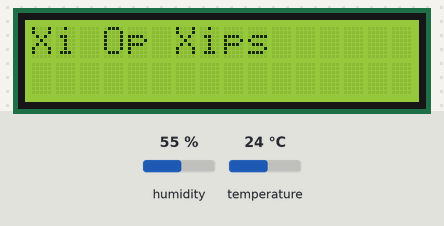
A sketch run on a simulated Arduino Uno, built with avr-gcc and run on an emulated ATmega328P. On the bench: 16×2 character LCD. The inputs (shaded band) are chosen by the test bench; at power-on: humidity 55 %, temperature 24 °C. What the sketch prints to the serial monitor is not drawn.

Above: at 0.1 s.
At 5.2 s:
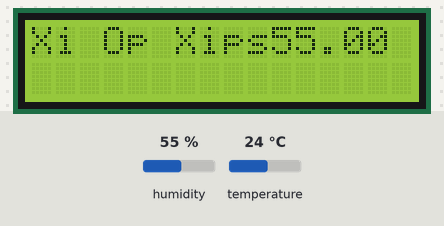
At 25.3 s:
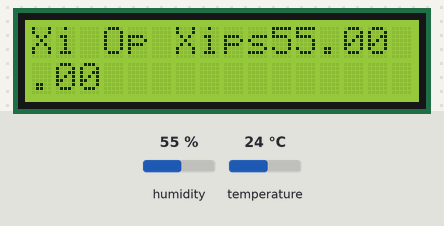
At 35.4 s:
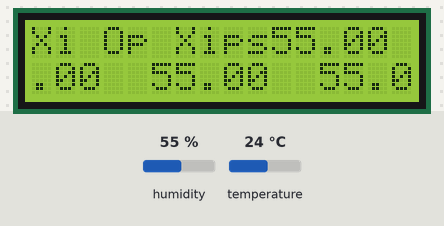
At 55.6 s:
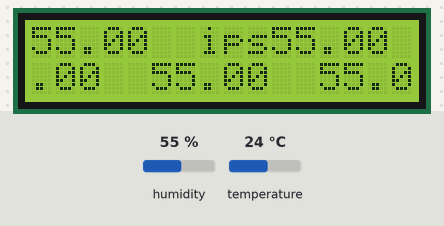
At 121.2 s:
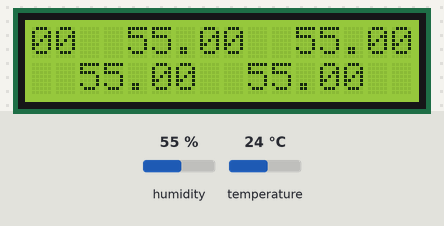

Measured:
- what the display in image 1 shows lasts 20.2 s, from 5.1 s to 25.3 s
- what the display in image 2 shows lasts 5.0 s, from 25.3 s to 30.3 s

The sketch:

sketch_nov26a.ino
```cpp
#include <LiquidCrystal.h>
#include <DHT.h>
#define DHTPIN 7
#define DHTTYPE DHT11

// Inicializamos el sensor DHT11
DHT dht(DHTPIN, DHTTYPE);

LiquidCrystal lcd (12, 11, 5, 4, 3, 2);

void setup()
{
  lcd.begin(16, 2);
  lcd.print("Xi Op Xips");
  Serial.begin(9600);
  dht.begin();
}
void loop()
{
    delay(5000);

    float h = dht.readHumidity();
    float t = dht.readTemperature();
    float f = dht.readTemperature(true);

    if (isnan(h) || isnan(t) || isnan(f)) {
    Serial.println("Error obteniendo los datos del sensor DHT11");
    return;
  }
  float hif = dht.computeHeatIndex(f, h);
  float hic = dht.computeHeatIndex(t, h, false);

  Serial.print("Humedad: ");
  Serial.print(h);
  Serial.print(" %\t");
  Serial.print("Temperatura: ");
  Serial.print(t);
  Serial.print(" *C ");
  Serial.print(f);
  Serial.print(" *F\t");
  Serial.print("Índice de calor: ");
  Serial.print(hic);
  Serial.print(" *C ");
  Serial.print(hif);
  Serial.println(" *F");
  lcd.print(h);
  lcd.println("");
  lcd.display();
  }
```
